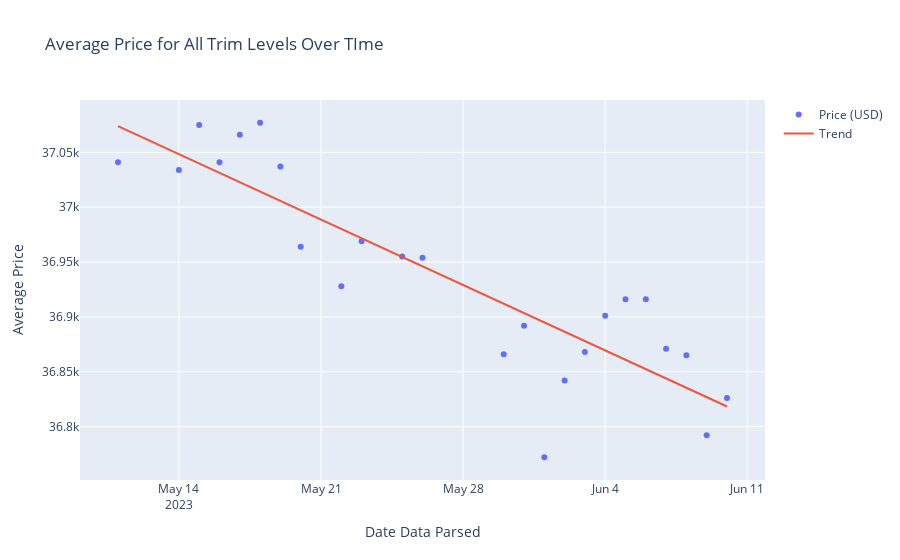

Notebook cell for this chart:
### Code cell
def plot_mean_price_over_time(df):
    # generate df of data.  No callback required for this plot unless you want to try filtering by trim level

    t = mean_price['date_parsed']
    y = mean_price['mean_list_price']
    y_trend = mean_price['trend_line']

    fig = go.Figure()
    fig.add_trace(go.Scatter(x=t, y=y, mode='markers', name='Price (USD)'))
    fig.add_trace(go.Scatter(x=t, y=y_trend, mode='lines', name='Trend'))
    fig.update_layout(
            title={'text':'Average Price for All Trim Levels Over TIme'},
            xaxis_title={'text':'Date Data Parsed'},
            yaxis_title={'text':'Average Price'}
        )
    return fig
fig = plot_mean_price_over_time(df)
fig.show()

### Figure 1 — Plotly figure (JSON) as saved in the notebook; plotly's stock layout.template omitted (floating-point values rounded to 4 significant figures)
{"data": [{"mode": "markers", "name": "Price (USD)", "type": "scatter", "x": ["2023-05-11T00:00:00", "2023-05-14T00:00:00", "2023-05-15T00:00:00", "2023-05-16T00:00:00", "2023-05-17T00:00:00", "2023-05-18T00:00:00", "2023-05-19T00:00:00", "2023-05-20T00:00:00", "2023-05-22T00:00:00", "2023-05-23T00:00:00", "2023-05-25T00:00:00", "2023-05-26T00:00:00", "2023-05-30T00:00:00", "2023-05-31T00:00:00", "2023-06-01T00:00:00", "2023-06-02T00:00:00", "2023-06-03T00:00:00", "2023-06-04T00:00:00", "2023-06-05T00:00:00", "2023-06-06T00:00:00", "2023-06-07T00:00:00", "2023-06-08T00:00:00", "2023-06-09T00:00:00", "2023-06-10T00:00:00"], "y": [37041, 37034, 37075, 37041, 37066, 37077, 37037, 36964, 36928, 36969, 36955, 36954, 36866, 36892, 36772, 36842, 36868, 36901, 36916, 36916, 36871, 36865, 36792, 36826]}, {"mode": "lines", "name": "Trend", "type": "scatter", "x": ["2023-05-11T00:00:00", "2023-05-14T00:00:00", "2023-05-15T00:00:00", "2023-05-16T00:00:00", "2023-05-17T00:00:00", "2023-05-18T00:00:00", "2023-05-19T00:00:00", "2023-05-20T00:00:00", "2023-05-22T00:00:00", "2023-05-23T00:00:00", "2023-05-25T00:00:00", "2023-05-26T00:00:00", "2023-05-30T00:00:00", "2023-05-31T00:00:00", "2023-06-01T00:00:00", "2023-06-02T00:00:00", "2023-06-03T00:00:00", "2023-06-04T00:00:00", "2023-06-05T00:00:00", "2023-06-06T00:00:00", "2023-06-07T00:00:00", "2023-06-08T00:00:00", "2023-06-09T00:00:00", "2023-06-10T00:00:00"], "y": [37070.0, 37050.0, 37040.0, 37030.0, 37020.0, 37010.0, 37010.0, 37000.0, 36980.0, 36970.0, 36950.0, 36950.0, 36910.0, 36900.0, 36890.0, 36890.0, 36880.0, 36870.0, 36860.0, 36850.0, 36840.0, 36840.0, 36830.0, 36820.0]}], "layout": {"title": {"text": "Average Price for All Trim Levels Over TIme"}, "xaxis": {"title": {"text": "Date Data Parsed"}}, "yaxis": {"title": {"text": "Average Price"}}}}
